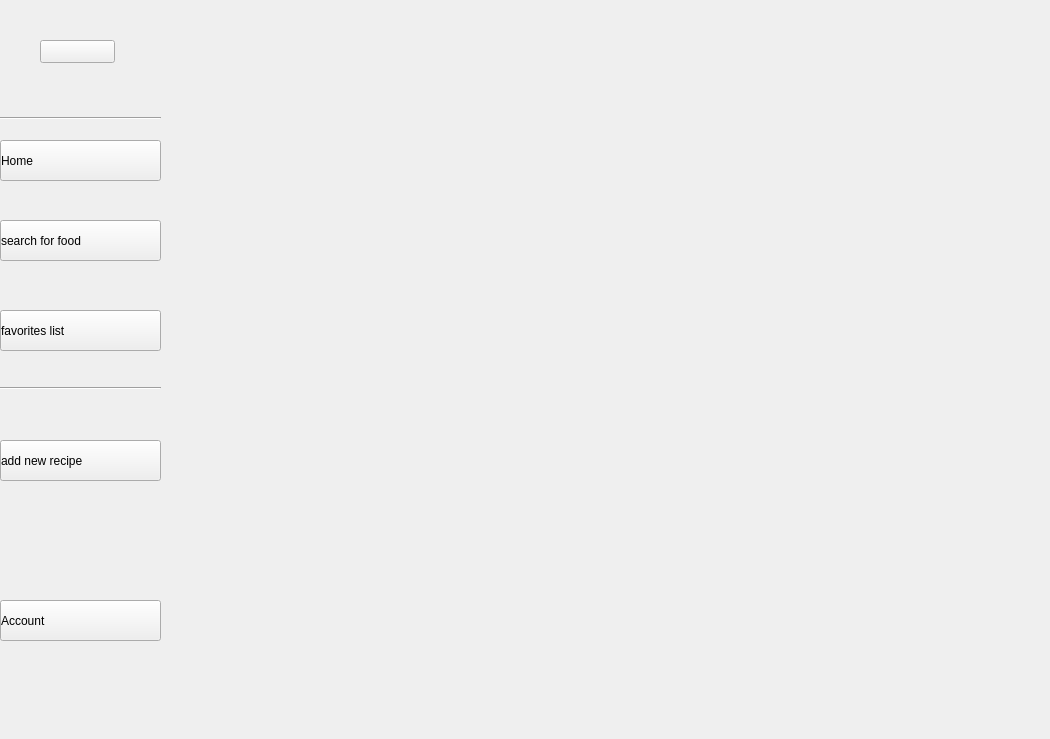
<?xml version="1.0" encoding="UTF-8"?>
<ui version="4.0">
 <class>MainWindow</class>
 <widget class="QMainWindow" name="MainWindow">
  <property name="geometry">
   <rect>
    <x>0</x>
    <y>0</y>
    <width>1050</width>
    <height>739</height>
   </rect>
  </property>
  <property name="minimumSize">
   <size>
    <width>650</width>
    <height>450</height>
   </size>
  </property>
  <property name="maximumSize">
   <size>
    <width>1050</width>
    <height>750</height>
   </size>
  </property>
  <property name="windowTitle">
   <string>MainWindow</string>
  </property>
  <widget class="QWidget" name="centralwidget">
   <widget class="QWidget" name="widget" native="true">
    <property name="geometry">
     <rect>
      <x>0</x>
      <y>0</y>
      <width>161</width>
      <height>651</height>
     </rect>
    </property>
    <property name="minimumSize">
     <size>
      <width>121</width>
      <height>651</height>
     </size>
    </property>
    <property name="maximumSize">
     <size>
      <width>161</width>
      <height>651</height>
     </size>
    </property>
    <widget class="Line" name="line">
     <property name="geometry">
      <rect>
       <x>0</x>
       <y>380</y>
       <width>161</width>
       <height>16</height>
      </rect>
     </property>
     <property name="orientation">
      <enum>Qt::Horizontal</enum>
     </property>
    </widget>
    <widget class="Line" name="line_2">
     <property name="geometry">
      <rect>
       <x>0</x>
       <y>110</y>
       <width>161</width>
       <height>16</height>
      </rect>
     </property>
     <property name="orientation">
      <enum>Qt::Horizontal</enum>
     </property>
    </widget>
    <widget class="QPushButton" name="pushButton">
     <property name="geometry">
      <rect>
       <x>0</x>
       <y>140</y>
       <width>161</width>
       <height>41</height>
      </rect>
     </property>
     <property name="styleSheet">
      <string notr="true">text-align: left;</string>
     </property>
     <property name="text">
      <string>Home</string>
     </property>
     <property name="icon">
      <iconset>
       <normaloff>../accets/icon/icons8-home-50.png</normaloff>../accets/icon/icons8-home-50.png</iconset>
     </property>
    </widget>
    <widget class="QPushButton" name="pushButton_2">
     <property name="geometry">
      <rect>
       <x>0</x>
       <y>220</y>
       <width>161</width>
       <height>41</height>
      </rect>
     </property>
     <property name="styleSheet">
      <string notr="true">text-align: left;</string>
     </property>
     <property name="text">
      <string>search for food</string>
     </property>
     <property name="icon">
      <iconset>
       <normaloff>../accets/icon/icons8-search-50.png</normaloff>../accets/icon/icons8-search-50.png</iconset>
     </property>
    </widget>
    <widget class="QPushButton" name="pushButton_3">
     <property name="geometry">
      <rect>
       <x>0</x>
       <y>310</y>
       <width>161</width>
       <height>41</height>
      </rect>
     </property>
     <property name="styleSheet">
      <string notr="true">text-align: left;</string>
     </property>
     <property name="text">
      <string>favorites list</string>
     </property>
     <property name="icon">
      <iconset>
       <normaloff>../accets/icon/icons8-book-50 (1).png</normaloff>../accets/icon/icons8-book-50 (1).png</iconset>
     </property>
    </widget>
    <widget class="QPushButton" name="pushButton_4">
     <property name="geometry">
      <rect>
       <x>0</x>
       <y>440</y>
       <width>161</width>
       <height>41</height>
      </rect>
     </property>
     <property name="styleSheet">
      <string notr="true">text-align: left;</string>
     </property>
     <property name="text">
      <string>add new recipe</string>
     </property>
     <property name="icon">
      <iconset>
       <normaloff>../accets/icon/icons8-plus-50.png</normaloff>../accets/icon/icons8-plus-50.png</iconset>
     </property>
    </widget>
    <widget class="QPushButton" name="pushButton_5">
     <property name="geometry">
      <rect>
       <x>0</x>
       <y>600</y>
       <width>161</width>
       <height>41</height>
      </rect>
     </property>
     <property name="styleSheet">
      <string notr="true">text-align: left;</string>
     </property>
     <property name="text">
      <string>Account</string>
     </property>
     <property name="icon">
      <iconset>
       <normaloff>../accets/icon/icons8-account-50.png</normaloff>../accets/icon/icons8-account-50.png</iconset>
     </property>
    </widget>
    <widget class="QPushButton" name="pushButton_6">
     <property name="geometry">
      <rect>
       <x>40</x>
       <y>40</y>
       <width>75</width>
       <height>23</height>
      </rect>
     </property>
     <property name="text">
      <string/>
     </property>
    </widget>
   </widget>
   <widget class="QWidget" name="widget_2" native="true">
    <property name="geometry">
     <rect>
      <x>160</x>
      <y>0</y>
      <width>891</width>
      <height>950</height>
     </rect>
    </property>
    <property name="minimumSize">
     <size>
      <width>750</width>
      <height>950</height>
     </size>
    </property>
    <property name="maximumSize">
     <size>
      <width>891</width>
      <height>651</height>
     </size>
    </property>
   </widget>
  </widget>
 </widget>
 <resources/>
 <connections/>
</ui>
